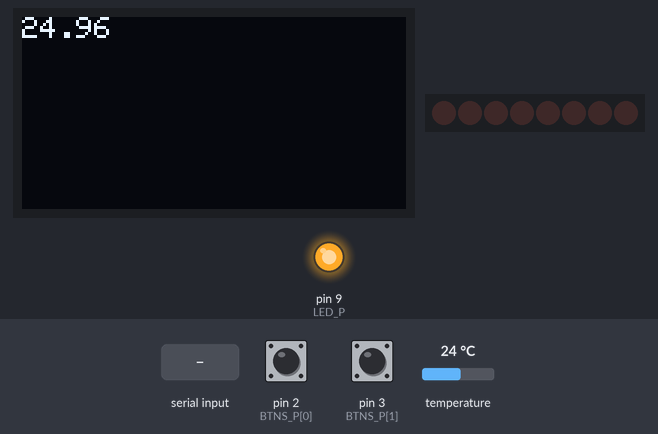
Simulated run of this sketch. Board: Arduino Uno, built with avr-gcc and run on an emulated ATmega328P. On the bench: 128×64 one-colour display, 8 shift-register outputs drawn as a row of LEDs (first output left, lit = HIGH), output pins drawn as LEDs (lit = HIGH). Dashed ring = blinking. The test bench sets the inputs (shaded band); at power-on: temperature 24 °C, pin 2 (BTNS_P[0]) LOW, pin 3 (BTNS_P[1]) LOW. The display library's start-up logo is not drawn; the local clock reads 2024-03-15 10:24:30 at power-on unless the sketch sets it; pins used as bus, display or sensor lines are not drawn; what the sketch prints to the serial monitor is not drawn.

Above: at 1.2 s.
1.3 s: temperature set to 12 °C
At 1.54 s:
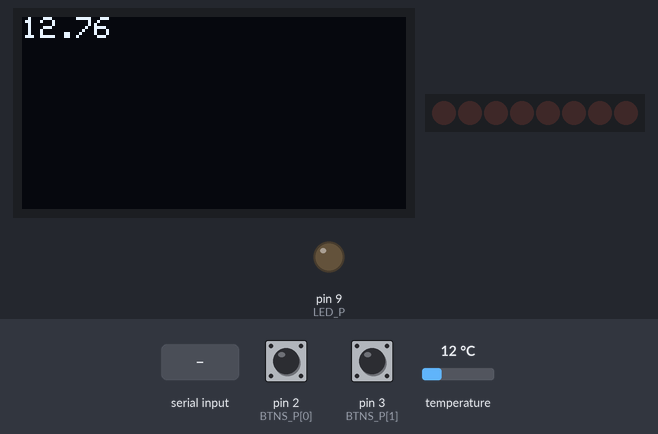
2.9 s: temperature set to 19 °C
At 3.25 s:
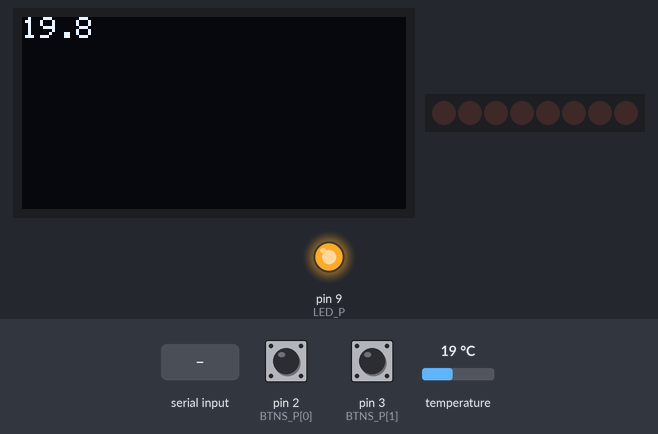
4.5 s: temperature set to 28 °C
At 5.24 s:
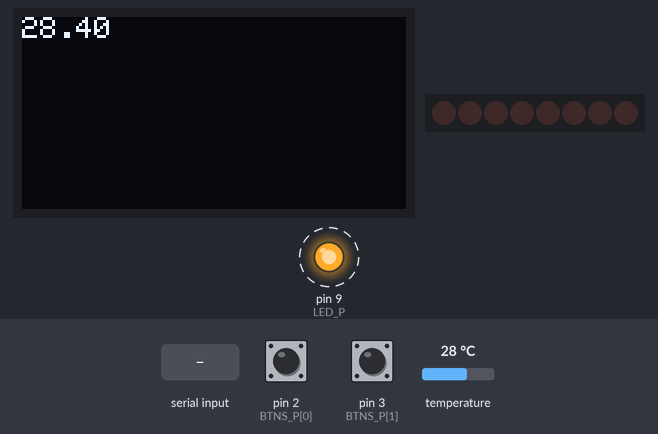
6.0 s: pin 2 (BTNS_P[0]) pulled HIGH for 0.15 s
6.7 s: pin 3 (BTNS_P[1]) pulled HIGH for 0.15 s
7.4 s: "A" received over Serial
Timing chart, 0 to 11.4 s (numbered marks = the images above; inputs shaded):
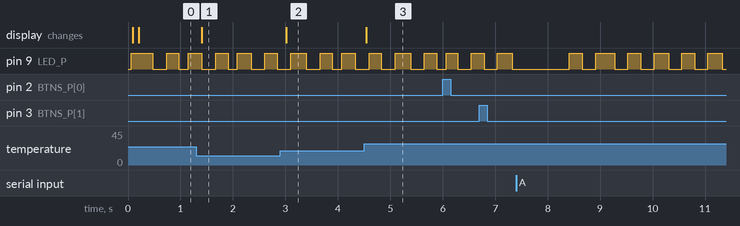

Measured:
- after the input at 1.3 s, the display: changes after 0.11 s (image 1)
- after the input at 2.9 s, the display: changes after 0.12 s (image 2)
- after the input at 4.5 s, the display: changes at once (image 3)

The sketch:

avr.ino
```cpp
#include "button.h"
#include "led.h"
#include "oled.h"
#include "time.h"

volatile uint8_t state = 0;

#include "bluetooth.h"

uint64_t preMillis = millis();

void Loop(void) {
  one = time.quarter;

  if (button[3].status == HOLD && button[3].holdTime >= 1000) Init2();
}

// 顯示時間（hh:mm:ss）
void Loop0(void) {
  char buffer[32];

  if (time.half) {
    sprintf(buffer, "%04u-%02u-%02u, %02u:%02u:%02u", time.year, time.month, time.day, time.hour, time.minute, time.second);
  } else {
    sprintf(buffer, "%04u-%02u-%02u, %02u %02u %02u", time.year, time.month, time.day, time.hour, time.minute, time.second);
  }

  oled.clearDisplay();
  oled.setTextColor(WHITE);
  oled.setCursor(0, 0);
  oled.setTextSize(1);
  oled.print(buffer);

  if (button[0].status == PRESS) state = 1;
}

// 顯示溫度（xx.xx）
void Loop1(void) {
  char buffer[32];

  sprintf(buffer, "%u.%u", time.tempInt, time.tempFloat);

  oled.clearDisplay();
  oled.setTextColor(WHITE);
  oled.setCursor(0, 0);
  oled.setTextSize(1);
  oled.print(buffer);
  oled.display();

  if (button[0].status == PRESS) state = 0;
}

// 設定時間（hh:mm:ss）
time_t set;
void Init2(void) {
  DateTime now = rtc.now();
  set.year = now.year();
  set.month = now.month();
  set.day = now.day();
  set.hour = now.hour();
  set.minute = now.minute();
  set.second = now.second();

  state = 2;
}
void Loop2(void) {
  static uint8_t index = 0;
  char buffer[32];

  if (time.quarter) {
    sprintf(buffer, "%02u:%02u:%02u", set.hour, set.minute, set.second);
  } else {
    sprintf(buffer, "%02u %02u %02u", set.hour, set.minute, set.second);
  }

  oled.clearDisplay();
  oled.setTextColor(WHITE);
  oled.setCursor(0, 0);
  oled.setTextSize(1);
  oled.print(buffer);

  // 確認更改
  if (button[0].status == PRESS) {
    if (++index >= 3) {
      rtc.adjust((DateTime){set.year, set.month, set.day, set.hour, set.minute, set.second});
      index = 0;
      state = 0;
    }
  }

  // 設定值增加
  if (button[1].status == PRESS || (button[1].status == HOLD && button[1].holdTime >= 1000)) {
    if (button[1].status == HOLD) button[1].holdTime -= 125;
    switch (index) {
      case 0:
        set.second = (set.second + 1) % 60;
        break;

      case 1:
        set.minute = (set.minute + 1) % 60;
        break;

      case 2:
        set.hour = (set.hour + 1) % 24;
        break;

      default:
        break;
    }
  }

  // 設定值減少
  if (button[2].status == PRESS || (button[2].status == HOLD && button[2].holdTime >= 1000)) {
    if (button[2].status == HOLD) button[2].holdTime -= 125;
    switch (index) {
      case 0:
        set.second = (set.second + 59) % 60;
        break;

      case 1:
        set.minute = (set.minute + 59) % 60;
        break;

      case 2:
        set.hour = (set.hour + 23) % 24;
        break;

      default:
        break;
    }
  }

  // 離開設定
  if (button[3].status == PRESS) {
    state = 0;
  }
}

void Loop3(void) {
}

void setup(void) {
  InitLED();
  InitBluetooth();
  InitButton();
  InitOLED();
  InitTime();
}

void loop(void) {
  LoopLED();
  LoopBluetooth();
  LoopButton();
  LoopOLED();
  LoopTime();

  Loop();

  switch (state) {
    case 0:
      Loop0();
      break;

    case 1:
      Loop1();
      break;

    case 2:
      Loop2();
      break;

    case 3:
      Loop3();
      break;

    default:
      break;
  }

  delay(1);
}
```

bluetooth.h
```cpp
#ifndef _BLUETOOTH_H_
#define _BLUETOOTH_H_

void BluetoothRead(void) {
  uint8_t buffer[7];

  Serial.readBytes(buffer, 7);

  switch (buffer[0]) {
    case 'A':

      break;

    case 'B':

      break;

    case 'C':

      break;

    case 'D':
      rtc.adjust((DateTime){buffer[6], buffer[5], buffer[4], buffer[3], buffer[2], buffer[1]});
      break;

    case 'Z':

      break;
  }
}

void BluetoothWrite(void) {
  static uint8_t pre_led = led;
  static uint64_t preMillis = millis();

  uint8_t data[6] = {};

  if (preMillis + 100 <= millis()) {
    preMillis = millis();
    data[0] = 'B';
    data[1] = time.tempInt;
    data[2] = time.tempFloat;
    data[3] = 1 * (button[0].status != IDLE ? 1 : 0) +
              2 * (button[1].status != IDLE ? 1 : 0) +
              4 * (button[2].status != IDLE ? 1 : 0) +
              8 * (button[3].status != IDLE ? 1 : 0);
    data[4] = one;
    data[5] = led;
    Serial.write(data, 6);
  }
};

void InitBluetooth(void) {
  Serial.begin(9600);
}

void LoopBluetooth(void) {
  BluetoothWrite();
  if (Serial.available())
    BluetoothRead();
}

#endif
```

button.h
```cpp
#ifndef _BUTTON_H_
#define _BUTTON_H_

const uint8_t BTNS_N = 2;
const uint8_t BTNS_P[] = {2, 3};

enum status_e {
  IDLE,
  PRESS,
  HOLD,
  RELEASE
};

typedef struct button_s {
  uint8_t status;
  uint64_t holdStart;
  uint64_t holdTime;
} button_t;

button_t button[BTNS_N];

void InitButton(void) {
  uint8_t i;

  for (i = 0; i < BTNS_N; i++)
    pinMode(BTNS_P[i], INPUT);
}

void LoopButton(void) {
  uint8_t i, read;

  for (i = 0; i < BTNS_N; i++) {
    read = digitalRead(BTNS_P[i]);

    switch (button[i].status) {
      case IDLE:
        button[i].status = read ? button[i].status : PRESS;
        break;

      case PRESS:
        button[i].status = HOLD;
        button[i].holdStart = millis();
        break;

      case HOLD:
        button[i].status = read ? RELEASE : button[i].status;
        button[i].holdTime = millis() - button[i].holdStart;
        break;

      case RELEASE:
        button[i].status = IDLE;
        button[i].holdTime = 0;
        break;
    }
  }
}

#endif
```

led.h
```cpp
#ifndef _LED_H_
#define _LED_H_

const uint8_t LATCH_P = 8;
const uint8_t CLOCK_P = 12;
const uint8_t DATA_P = 11;
const uint8_t LED_P = 9;

uint8_t led = 0x00;
uint8_t one = 0x00;

void InitLED(void) {
  pinMode(LATCH_P, OUTPUT);
  pinMode(CLOCK_P, OUTPUT);
  pinMode(DATA_P, OUTPUT);
  pinMode(LED_P, OUTPUT);
}

void LoopLED(void) {
  digitalWrite(LATCH_P, LOW);
  shiftOut(DATA_P, CLOCK_P, LSBFIRST, led);
  digitalWrite(LATCH_P, HIGH);

  digitalWrite(LED_P, one);
  // analogWrite(LED_P, one);
}

#endif
```

time.h
```cpp
#ifndef _TIME_H_
#define _TIME_H_

#include <Wire.h>

#include "RTClib.h"

typedef struct time_s {
  DateTime now;
  uint64_t millis;
  uint8_t second;
  uint8_t minute;
  uint8_t hour;
  uint8_t day;
  uint8_t month;
  uint16_t year;
  uint8_t tempInt;
  uint8_t tempFloat;
  bool half;
  bool quarter;
  bool eighth;
  bool deci;
} time_t;

RTC_DS3231 rtc;
time_t time = {{23, 11, 21, 0, 0, 0}, millis(), 0, 0, 0, 0, 0, 0, 0, 0, false, false, false, false};

void InitTime(void) {
  rtc.begin();
}

void LoopTime(void) {
  static uint64_t preMillis = millis();
  static uint8_t preSec = time.now.second();

  if (millis() - preMillis >= 100) {
    preMillis = millis();
    time.now = rtc.now();
    time.second = time.now.second();
    time.minute = time.now.minute();
    time.hour = time.now.hour();
    time.day = time.now.day();
    time.month = time.now.month();
    time.year = time.now.year();
    time.tempInt = rtc.getTemperature() / 1;
    time.tempFloat = ((uint8_t)((rtc.getTemperature() * 100) / 1)) % 100;
  }

  if (preSec != time.now.second()) {
    preSec = time.now.second();
    time.millis = millis();
  }

  time.half = ((millis() - time.millis) / 500) & 1 ? false : true;
  time.quarter = ((millis() - time.millis) / 250) & 1 ? false : true;
  time.eighth = ((millis() - time.millis) / 125) & 1 ? false : true;
  time.deci = ((millis() - time.millis) / 100) & 1 ? false : true;
}

#endif
```

Source omitted: oled.h (data table, 11182 bytes)
